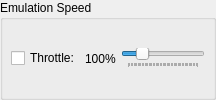
         <widget class="QGroupBox" name="groupBox_5">
          <property name="title">
           <string>Emulation Speed</string>
          </property>
          <layout class="QHBoxLayout" name="horizontalLayout_13">
           <property name="spacing">
            <number>5</number>
           </property>
           <property name="leftMargin">
            <number>8</number>
           </property>
           <property name="topMargin">
            <number>8</number>
           </property>
           <property name="rightMargin">
            <number>8</number>
           </property>
           <property name="bottomMargin">
            <number>8</number>
           </property>
           <item>
            <widget class="QCheckBox" name="checkThrottle">
             <property name="sizePolicy">
              <sizepolicy hsizetype="Maximum" vsizetype="Fixed">
               <horstretch>0</horstretch>
               <verstretch>0</verstretch>
              </sizepolicy>
             </property>
             <property name="focusPolicy">
              <enum>Qt::NoFocus</enum>
             </property>
             <property name="text">
              <string>Throttle:</string>
             </property>
             <property name="checkable">
              <bool>true</bool>
             </property>
             <property name="checked">
              <bool>false</bool>
             </property>
            </widget>
           </item>
           <item>
            <widget class="QLabel" name="emulationSpeedLabel">
             <property name="text">
              <string>100%</string>
             </property>
            </widget>
           </item>
           <item>
            <widget class="QSlider" name="emulationSpeed">
             <property name="focusPolicy">
              <enum>Qt::ClickFocus</enum>
             </property>
             <property name="minimum">
              <number>0</number>
             </property>
             <property name="maximum">
              <number>50</number>
             </property>
             <property name="singleStep">
              <number>10</number>
             </property>
             <property name="value">
              <number>10</number>
             </property>
             <property name="sliderPosition">
              <number>10</number>
             </property>
             <property name="orientation">
              <enum>Qt::Horizontal</enum>
             </property>
             <property name="invertedAppearance">
              <bool>false</bool>
             </property>
             <property name="invertedControls">
              <bool>false</bool>
             </property>
             <property name="tickPosition">
              <enum>QSlider::TicksBelow</enum>
             </property>
             <property name="tickInterval">
              <number>1</number>
             </property>
            </widget>
           </item>
          </layout>
         </widget>
